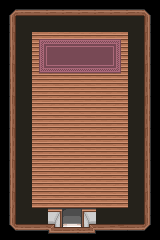

A 2D game scene composited from a Tiled map and its tileset images. What follows is a short description and the map's XML, with each tile layer's data collapsed to a summary:
An orthogonal 10x15 tile map with 16x16 px tiles, 4 tile layers (background, midground, foreground, collision) and 5 objects (2x Guard, me.LevelEntity, Player, Item_sword1).

<map version="1.0" orientation="orthogonal" width="10" height="15" tilewidth="16" tileheight="16" backgroundcolor="#000000">
 <tileset firstgid="1" name="tilesheet" tilewidth="16" tileheight="16">
  <image source="tilesheet.png" width="320" height="1568" />
  <tile id="3">
   <properties>
    <property name="type" value="solid" />
   </properties>
  </tile>
 </tileset>
 <layer name="background" width="10" height="15">
  <data>[150 cells, 150 non-empty, 40 distinct tile ids]</data>
 </layer>
 <layer name="midground" width="10" height="15">
  <data>[150 cells, 18 non-empty, 9 distinct tile ids]</data>
 </layer>
 <objectgroup name="entities" width="10" height="15">
  <object name="me.LevelEntity" x="64" y="208" width="16" height="16">
   <properties>
    <property name="duration" value="250" />
    <property name="fade" value="#000000" />
    <property name="to" value="test_map" />
   </properties>
  </object>
  <object name="Player" x="64" y="176" width="16" height="16">
   <properties>
    <property name="image" value="human" />
    <property name="spriteheight" value="32" />
    <property name="spritewidth" value="32" />
   </properties>
  </object>
  <object name="Guard" x="32" y="32" width="16" height="16">
   <properties>
    <property name="image" value="npc_guard" />
    <property name="spriteheight" value="24" />
    <property name="spritewidth" value="24" />
   </properties>
  </object>
  <object name="Guard" x="96" y="32" width="16" height="16">
   <properties>
    <property name="image" value="npc_guard" />
    <property name="spriteheight" value="24" />
    <property name="spritewidth" value="24" />
   </properties>
  </object>
  <object name="Item_sword1" x="64" y="48" width="16" height="16">
   <properties>
    <property name="image" value="item-sword1" />
    <property name="spriteheight" value="16" />
    <property name="spritewidth" value="16" />
   </properties>
  </object>
 </objectgroup>
 <layer name="foreground" width="10" height="15">
  <data>[150 cells, 0 non-empty, 0 distinct tile ids]</data>
 </layer>
 <layer name="collision" width="10" height="15">
  <data>[150 cells, 35 non-empty, 1 distinct tile ids]</data>
 </layer>
</map>
